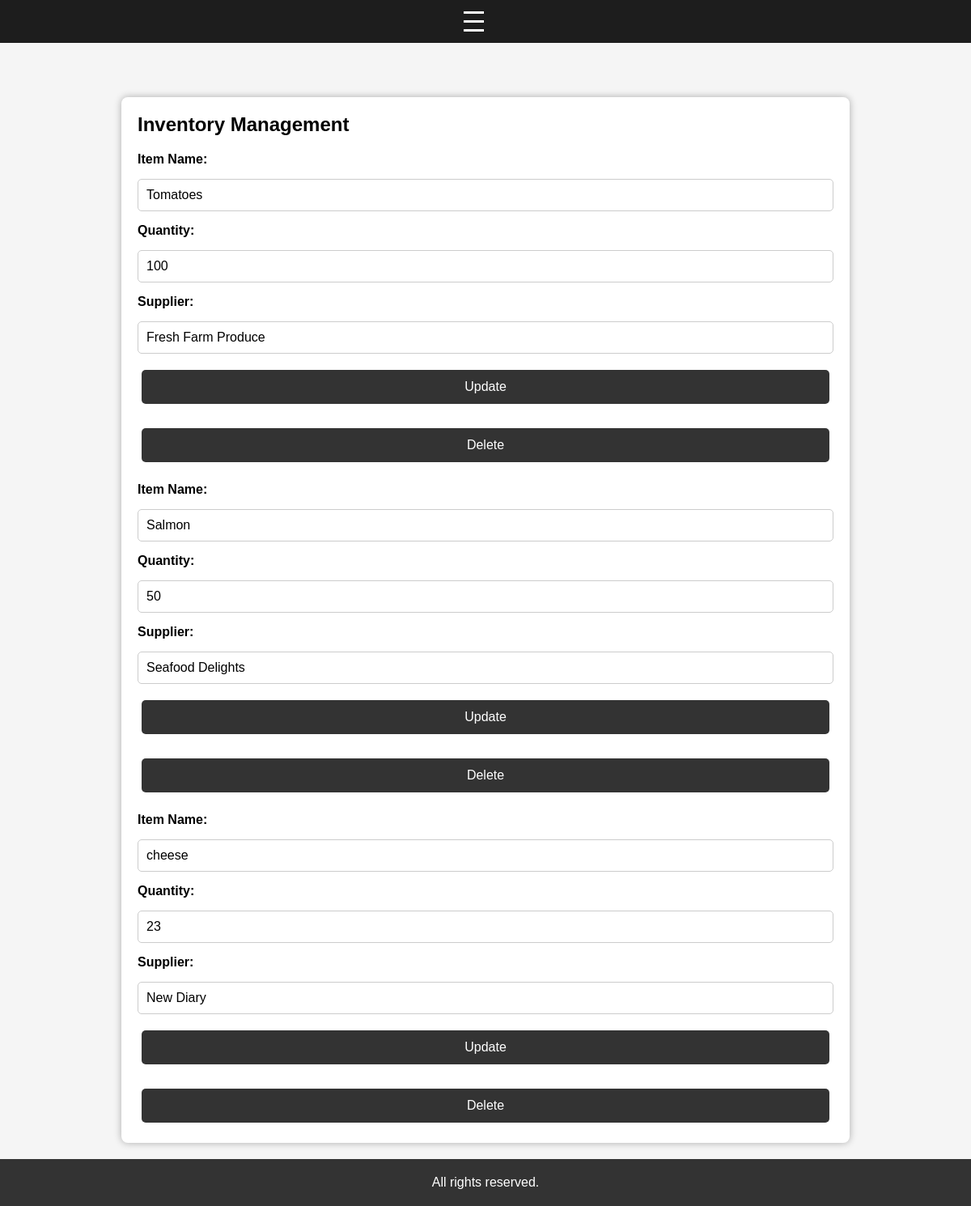
Page /inventory (signed in) on the committed database.
### app/models.py (models this page shows)
class Inventory(db.Model):
    id = db.Column(db.Integer, primary_key=True)
    item_name = db.Column(db.String(255), nullable=False)
    quantity = db.Column(db.Integer, nullable=False)
    used_quantity = db.Column(db.Integer, nullable=False, default=0)
    supplier_id = db.Column(db.Integer, db.ForeignKey('supplier.id', ondelete="RESTRICT"), nullable=False)

class Supplier(db.Model):
    id = db.Column(db.Integer, primary_key=True)
    name = db.Column(db.String(255), nullable=False)
    contact_info = db.Column(db.String(255))
    address = db.Column(db.String(255))
    inventory_items = db.relationship('Inventory', backref='supplier', lazy=True)

### app/routes/inventory_routes.py (the view)
@inventory_bp.route('/inventory', methods=['GET'])
def inventory():
    inventory_items = InventoryLogic.get_all_inventory_items()
    return render_template('inventory.html', inventory_items=inventory_items)

### app/logic/Inventory.py (called while the page is built)
    @staticmethod
    def get_all_inventory_items():
        return BaseCRUD.get_all(Inventory)

### app/logic/base_crud.py (called while the page is built)
    @staticmethod
    def get_all(model):
        return model.query.all() # return all table content

### templates/inventory.html (shortened to what this page needs)
<!DOCTYPE html>
<html lang="en">
<head>
    <link rel="stylesheet" href="{{ url_for('static', filename='css/base.css') }}">
</head>
<body>
    {% include 'partials/nav.html' %}
    <section class="inventory">
        <h2>Inventory Management</h2>
        {% for item in inventory_items %}
        <div class="inventory-item">
            <form action="{{ url_for('inventory.update_inventory_item', item_id=item.id) }}" method="POST">
                <label>Item Name:</label>
                <input type="text" name="item_name" value="{{ item.item_name }}" required>
                <label>Quantity:</label>
                <input type="number" name="quantity" value="{{ item.quantity }}" required>
                <label>Supplier:</label>
                <input type="text" value="{{ item.supplier.name }}" readonly>
                <button type="submit">Update</button>
            </form>
            <form action="{{ url_for('inventory.delete_inventory_item', item_id=item.id) }}" method="POST" onsubmit="return confirm('Are you sure you want to delete this item?');">
                <button type="submit" class ="delete">Delete</button>
            </form>
        </div>
        {% endfor %}
    </section>
    <footer>
        <p>All rights reserved.</p>
    </footer>
</body>
</html>

### static/css/base.css (style rules this page uses)
* { box-sizing: border-box; margin: 0; padding: 0; }
html, body { height: 100%; display: flex; flex-direction: column; font-family: Arial, sans-serif; background-color: #f5f5f5; }
button { margin:5px; }
.container, section { flex: 1; max-width: 900px; width: 100%; margin: 120px auto 20px; padding: 20px; background-color: white; border-radius: 8px; box-shadow: 0 0 10px rgba(0,0,0,0.3); }
form { display: flex; flex-direction: column; gap: 15px; margin-top: 20px; }
form label { font-weight: bold; }
form input, form select, form textarea { padding: 10px; border: 1px solid #ccc; border-radius: 5px; font-size: 16px; width: 100%; }
form button { display: block; padding: 12px; background-color: #333; color: white; border: none; border-radius: 5px; font-size: 16px; cursor: pointer; }
footer { text-align: center; padding: 20px; background-color: #333; color: white; margin-top: auto; }

### rows in the picture
Inventory: item_name "Tomatoes", quantity "100", supplier.name "Fresh Farm Produce"
Inventory: item_name "Salmon", quantity "50", supplier.name "Seafood Delights"
Inventory: item_name "cheese", quantity "23", supplier.name "New Diary"
